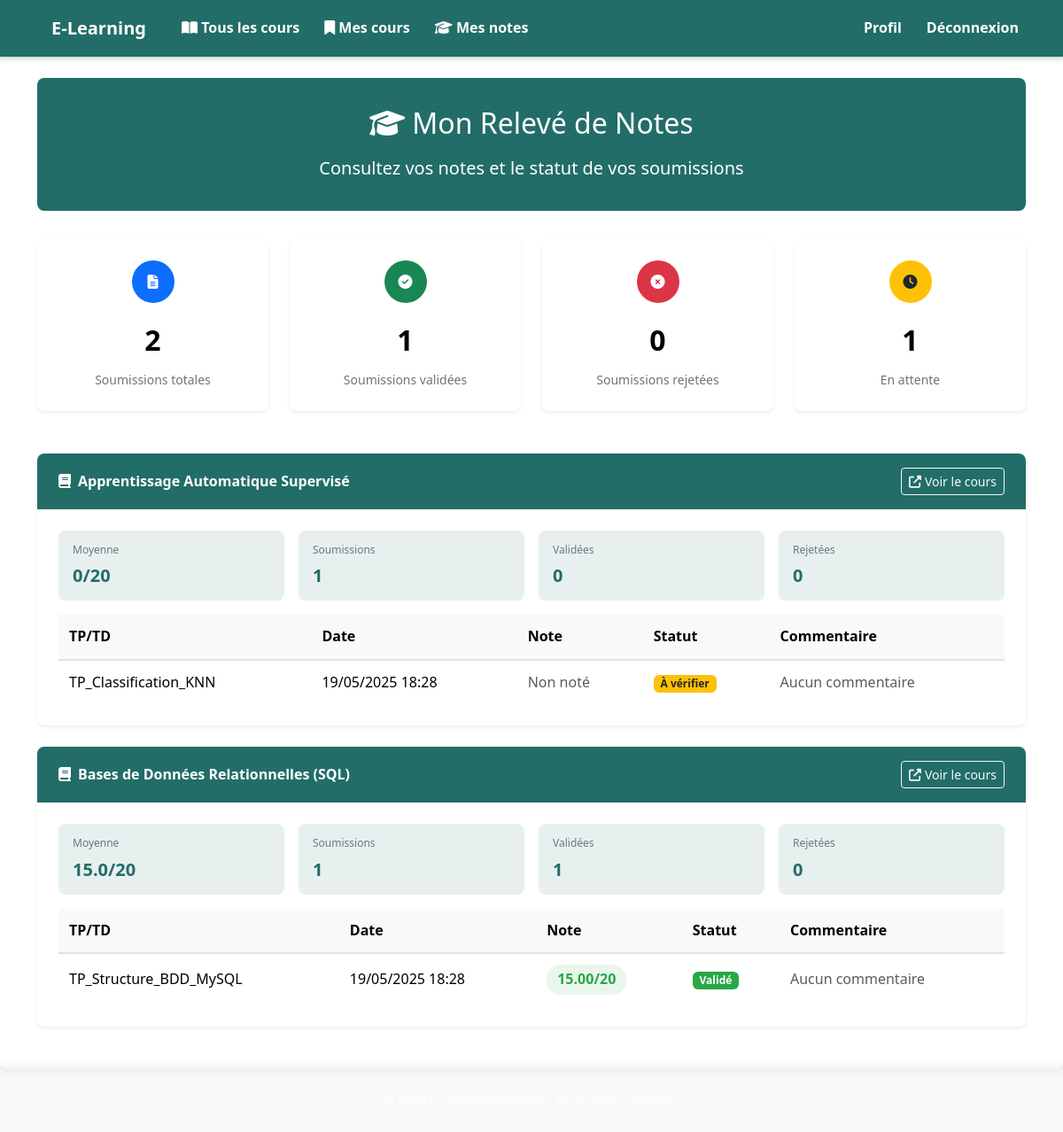
The page /courses/student/grades/ (signed in) on the database its author committed.
### courses/models.py (models this page shows, shortened)
class Course(models.Model):
    LEVEL_CHOICES = [
        ('L1', 'Licence 1'),
        ('L2', 'Licence 2'),
        ('L3', 'Licence 3'),
        ('M1', 'Master 1'),
        ('M2', 'Master 2'),
    ]
    title = models.CharField(max_length=200, verbose_name="Nom du cours")
    description = models.TextField(verbose_name="Description")
    teacher = models.ForeignKey(settings.AUTH_USER_MODEL, on_delete=models.CASCADE, related_name='courses')
    level = models.CharField(max_length=2, choices=LEVEL_CHOICES, default='L1', verbose_name="Niveau du cours")
    access_key = models.CharField(max_length=10, unique=True, blank=True)
    created_at = models.DateTimeField(auto_now_add=True)
    updated_at = models.DateTimeField(auto_now=True)
    enrolled_students = models.ManyToManyField(settings.AUTH_USER_MODEL, related_name='enrolled_courses', blank=True)

class Submission(models.Model):
    STATUS_CHOICES = [
        ('pending', 'À vérifier'),
        ('validated', 'Validé'),
        ('rejected', 'Non validé'),
    ]
    assignment = models.ForeignKey(Assignment, on_delete=models.CASCADE, related_name='submissions')
    student = models.ForeignKey(settings.AUTH_USER_MODEL, on_delete=models.CASCADE, related_name='submissions')
    file = models.FileField(upload_to='submissions/')
    submitted_at = models.DateTimeField(auto_now_add=True)
    grade = models.DecimalField(max_digits=5, decimal_places=2, null=True, blank=True)
    feedback = models.TextField(blank=True)
    status = models.CharField(max_length=20, choices=STATUS_CHOICES, default='pending', verbose_name="Statut")
    validated_at = models.DateTimeField(null=True, blank=True)
    validated_by = models.ForeignKey(
        settings.AUTH_USER_MODEL,
        on_delete=models.SET_NULL,
        null=True,
        blank=True,
        related_name='validated_submissions'
    )
    class Meta:
        unique_together = ('assignment', 'student')

class Assignment(models.Model):
    ASSIGNMENT_TYPES = (
        ('TP', 'Travail Pratique'),
        ('TD', 'Travail Dirigé'),
    )
    course = models.ForeignKey(Course, on_delete=models.CASCADE, related_name='assignments')
    title = models.CharField(max_length=200)
    description = models.TextField()
    assignment_type = models.CharField(max_length=2, choices=ASSIGNMENT_TYPES)
    due_date = models.DateTimeField()
    created_at = models.DateTimeField(auto_now_add=True)
    updated_at = models.DateTimeField(auto_now=True)
    resources = models.ManyToManyField(Resource, blank=True, related_name='assignments')
    file = models.FileField(upload_to='assignments/', blank=True, null=True)

### courses/views.py (the view)
# urls.py: path('student/grades/', views.student_grades, name='student_grades'),
@login_required
def student_grades(request):
    if not hasattr(request.user, 'is_student') or not request.user.is_student:
        messages.error(request, "Cette page est réservée aux étudiants.")
        return redirect('home')
    submissions = Submission.objects.filter(student=request.user).order_by('-submitted_at')
    courses_data = {}
    for submission in submissions:
        course = submission.assignment.course
        if course.id not in courses_data:
            courses_data[course.id] = {
                'course': course,
                'submissions': [],
                'average_grade': 0,
                'validated_count': 0,
                'rejected_count': 0,
                'pending_count': 0,
                'total_submissions': 0
            }
        courses_data[course.id]['submissions'].append(submission)
        courses_data[course.id]['total_submissions'] += 1
        if submission.status == 'validated':
            courses_data[course.id]['validated_count'] += 1
        elif submission.status == 'rejected':
            courses_data[course.id]['rejected_count'] += 1
        else:
            courses_data[course.id]['pending_count'] += 1
    for course_id, data in courses_data.items():
        graded_submissions = [s for s in data['submissions'] if s.grade is not None]
        if graded_submissions:
            total_grade = sum(float(s.grade) for s in graded_submissions)
            data['average_grade'] = round(total_grade / len(graded_submissions), 2)
    context = {
        'courses_data': courses_data.values(),
        'total_submissions': submissions.count(),
        'graded_submissions': submissions.exclude(grade=None).count(),
        'validated_submissions': submissions.filter(status='validated').count(),
        'rejected_submissions': submissions.filter(status='rejected').count(),
        'pending_submissions': submissions.filter(status='pending').count(),
    }
    return render(request, 'courses/student_grades.html', context)

### users/models.py (called while the page is built)
    @property
    def is_student(self):
        return self.role == 'student'

    @property
    def is_teacher(self):
        return self.role == 'teacher'

### courses/templates/courses/student_grades.html (shortened to what this page needs)
{% extends 'base.html' %}
{% block content %}
<div class="container">
    <div class="grades-header text-center">
        <h1 class="h2 mb-3">
            <i class="fas fa-graduation-cap me-2"></i>Mon Relevé de Notes
        </h1>
        <p class="lead mb-0">Consultez vos notes et le statut de vos soumissions</p>
    </div>
    <div class="row mb-4">
        <div class="col-md-3">
            <div class="stats-card text-center">
                <div class="stats-icon bg-primary text-white mx-auto">
                    <i class="fas fa-file-alt"></i>
                </div>
                <div class="stats-number">{{ total_submissions }}</div>
                <div class="stats-label">Soumissions totales</div>
            </div>
        </div>
        <div class="col-md-3">
            <div class="stats-card text-center">
                <div class="stats-icon bg-success text-white mx-auto">
                    <i class="fas fa-check-circle"></i>
                </div>
                <div class="stats-number">{{ validated_submissions }}</div>
                <div class="stats-label">Soumissions validées</div>
            </div>
        </div>
        <div class="col-md-3">
            <div class="stats-card text-center">
                <div class="stats-icon bg-danger text-white mx-auto">
                    <i class="fas fa-times-circle"></i>
                </div>
                <div class="stats-number">{{ rejected_submissions }}</div>
                <div class="stats-label">Soumissions rejetées</div>
            </div>
        </div>
        <div class="col-md-3">
            <div class="stats-card text-center">
                <div class="stats-icon bg-warning text-dark mx-auto">
                    <i class="fas fa-clock"></i>
                </div>
                <div class="stats-number">{{ pending_submissions }}</div>
                <div class="stats-label">En attente</div>
            </div>
        </div>
    </div>
    {% if courses_data %}
        {% for course_data in courses_data %}
            <div class="course-card">
                <div class="course-header d-flex justify-content-between align-items-center">
                    <div>
                        <i class="fas fa-book me-2"></i>{{ course_data.course.title }}
                    </div>
                    <a href="{% url 'courses:course_detail' course_data.course.pk %}" class="btn btn-sm btn-outline-light">
                        <i class="fas fa-external-link-alt me-1"></i>Voir le cours
                    </a>
                </div>
                <div class="course-body">
                    <div class="course-stats">
                        <div class="course-stat">
                            <div class="course-stat-label">Moyenne</div>
                            <div class="course-stat-value">{{ course_data.average_grade }}/20</div>
                        </div>
                        <div class="course-stat">
                            <div class="course-stat-label">Soumissions</div>
                            <div class="course-stat-value">{{ course_data.total_submissions }}</div>
                        </div>
                        <div class="course-stat">
                            <div class="course-stat-label">Validées</div>
                            <div class="course-stat-value">{{ course_data.validated_count }}</div>
                        </div>
                        <div class="course-stat">
                            <div class="course-stat-label">Rejetées</div>
                            <div class="course-stat-value">{{ course_data.rejected_count }}</div>
                        </div>
                    </div>
                    <table class="submission-table">
                        <thead>
                            <tr>
                                <th>TP/TD</th>
                                <th>Date</th>
                                <th>Note</th>
                                <th>Statut</th>
                                <th>Commentaire</th>
                            </tr>
                        </thead>
                        <tbody>
                            {% for submission in course_data.submissions %}
                                <tr>
                                    <td>{{ submission.assignment.title }}</td>
                                    <td>{{ submission.submitted_at|date:"d/m/Y H:i" }}</td>
                                    <td>
                                        {% if submission.grade is not None %}
                                            <span class="grade-pill {% if submission.grade >= 10 %}grade-good{% else %}grade-bad{% endif %}">
                                                {{ submission.grade }}/20
                                            </span>
                                        {% else %}
                                            <span class="text-muted">Non noté</span>
                                        {% endif %}
                                    </td>
                                    <td>
                                        {% if submission.status == 'validated' %}
                                            <span class="badge badge-validated">Validé</span>
                                        {% elif submission.status == 'rejected' %}
                                            <span class="badge badge-rejected">Non validé</span>
                                        {% else %}
                                            <span class="badge badge-pending">À vérifier</span>
                                        {% endif %}
                                    </td>
                                    <td>
                                        {% if submission.feedback %}
                                            {{ submission.feedback }}
                                        {% else %}
                                            <span class="text-muted">Aucun commentaire</span>
                                        {% endif %}
                                    </td>
                                </tr>
                            {% endfor %}
                        </tbody>
                    </table>
                </div>
            </div>
        {% endfor %}
    {% endif %}
</div>
{% endblock %}

### templates/base.html (style rules this page uses)
:root { --primary-color: #226D68; --primary-color-hover: #1e5c5a; --text-color-light: #fff; --shadow-color: rgba(34, 109, 104, 0.3); --transition-speed: 0.3s; }
body { font-family: 'Poppins', 'Segoe UI', Tahoma, Geneva, Verdana, sans-serif; background-color: #f8f9fa; color: var(--text-color); min-height: 100vh; display: flex; flex-direction: column; line-height: 1.6; }

### courses/templates/courses/student_grades.html (style rules this page uses)
:root { --primary-color: #226D68; --primary-light: rgba(34, 109, 104, 0.1); --success-color: #28a745; --danger-color: #dc3545; --warning-color: #ffc107; }
.grades-header { background-color: var(--primary-color); color: white; padding: 2rem 0; margin-bottom: 2rem; border-radius: 0.5rem; }
.stats-card { background-color: white; border-radius: 0.5rem; box-shadow: 0 0.125rem 0.25rem rgba(0, 0, 0, 0.075); padding: 1.5rem; margin-bottom: 1.5rem; transition: transform 0.3s ease; }
.stats-icon { width: 48px; height: 48px; border-radius: 50%; display: flex; align-items: center; justify-content: center; margin-bottom: 1rem; }
.stats-number { font-size: 2rem; font-weight: 700; margin-bottom: 0.5rem; }
.stats-label { color: #6c757d; font-size: 0.875rem; }
.course-card { background-color: white; border-radius: 0.5rem; box-shadow: 0 0.125rem 0.25rem rgba(0, 0, 0, 0.075); margin-bottom: 1.5rem; overflow: hidden; }
.course-header { background-color: var(--primary-color); color: white; padding: 1rem 1.5rem; font-weight: 600; }
.course-body { padding: 1.5rem; }
.course-stats { display: flex; flex-wrap: wrap; gap: 1rem; margin-bottom: 1rem; }
.course-stat { background-color: var(--primary-light); border-radius: 0.5rem; padding: 0.75rem 1rem; flex: 1; min-width: 120px; }
.course-stat-label { font-size: 0.75rem; color: #6c757d; margin-bottom: 0.25rem; }
.course-stat-value { font-size: 1.25rem; font-weight: 600; color: var(--primary-color); }
.submission-table { width: 100%; border-collapse: separate; border-spacing: 0; }
.submission-table th { background-color: #f8f9fa; padding: 0.75rem; font-weight: 600; text-align: left; border-bottom: 2px solid #dee2e6; }
.submission-table td { padding: 0.75rem; border-bottom: 1px solid #dee2e6; vertical-align: middle; }
.submission-table tr:last-child td { border-bottom: none; }
.badge-validated { background-color: var(--success-color); color: white; }
.badge-pending { background-color: var(--warning-color); color: #212529; }
.grade-pill { display: inline-block; padding: 0.25rem 0.75rem; border-radius: 1rem; font-weight: 600; }
.grade-good { background-color: rgba(40, 167, 69, 0.1); color: var(--success-color); }

### rows shown on the page
Course: course "Apprentissage Automatique Supervisé", average_grade "0", total_submissions "1", validated_count "0", rejected_count "0"
Submission: assignment "TP_Classification_KNN", submitted_at "19/05/2025 18:28", shows "Non noté", status "À vérifier", feedback "Aucun commentaire"
Course: course "Bases de Données Relationnelles (SQL)", average_grade "15.0", total_submissions "1", validated_count "1", rejected_count "0"
Submission: assignment "TP_Structure_BDD_MySQL", submitted_at "19/05/2025 18:28", grade "15.00", status "Validé", feedback "Aucun commentaire"

### other values the page prints
{{ total_submissions }} "2"
{{ validated_submissions }} "1"
{{ rejected_submissions }} "0"
{{ pending_submissions }} "1"
